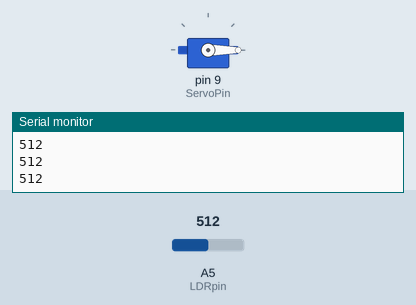
This sketch was run on a simulated Arduino Uno, built with avr-gcc and run on an emulated ATmega328P. On the bench: servo, the last lines printed to the serial monitor. The test bench sets the inputs (shaded band); at power-on: A5 (LDRpin) = 512.

Above: at 7.0 s.
7.1 s: A5 (LDRpin) set to 166
10.1 s: A5 (LDRpin) set to 140
At 10.8 s:
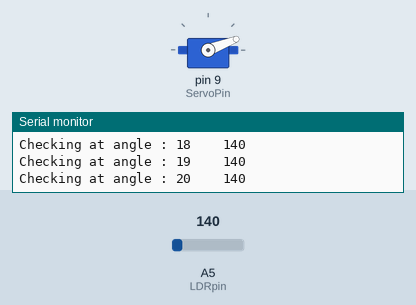
13.1 s: A5 (LDRpin) set to 989
16.1 s: A5 (LDRpin) set to 1006
At 16.1 s:
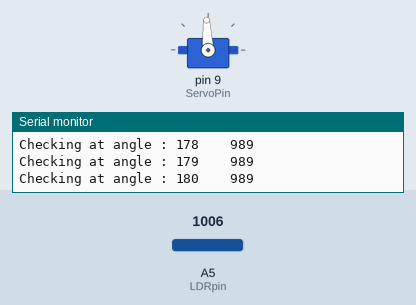
17.6 s: A5 (LDRpin) set to 0
20.6 s: A5 (LDRpin) set to 160
Timing chart, 0 to 23.1 s (numbered marks = the images above; inputs shaded):
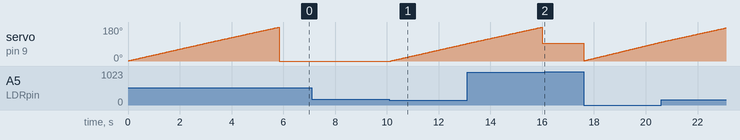

The sketch:

Solar_tracker.ino
```cpp
#define LDRpin A5
#define ServoPin 9
#include<Servo.h>

Servo servo;

int angle = 0;
int intensity = 0;

int maxIntensity = 0;
int maxAngle = 0;

int minIntensity = 150;


void rotateBy(int a)
{
  servo.write(servo.read() + a); // rotate further by 'a' degrees
  intensity = analogRead(A5); // reading intensity at current position
}


void placeAt(int a)
{
  servo.write(a);
}


void checkForHigh()
{
   servo.write(0); // Position at 0 degree

  /* Test Intensity at every angle */
   for (int i=0; i<=180; i++)
   {

      intensity = analogRead(A5); // reading intensity at current position
      angle = servo.read(); // getting servo's current angle ( = i)

      Serial.print("Checking at angle : ");
      Serial.print(i);
      Serial.print("    ");
      Serial.println(intensity);

      placeAt(i);

      intensity = analogRead(A5); // reading intensity at current position
      angle = servo.read(); // getting servo's current angle ( = i)

      if (intensity > maxIntensity)
      {
        // Updating the current maximum value
        maxIntensity = intensity;
        maxAngle = angle;
      }
   }

}


void setup()
{
  Serial.begin(9600);
  servo.attach(ServoPin);

  checkForHigh();
  placeAt(maxAngle);
}


void loop()
{
  delay(100);

  intensity = analogRead(A5); // reading intensity at current position
  Serial.println(intensity);

  if (intensity < minIntensity)
  {
    checkForHigh();
    placeAt(maxAngle);
  }
}
```

Measured:
- the behaviour switches between 150 and 149 on A5 (LDRpin) (found by bisection; images 0 and 1)
- the behaviour switches between 999 and 1000 on A5 (LDRpin) (found by bisection; images 1 and 2)
- after the input at 10.1 s, servo on pin 9 (ServoPin): moves from 0° to 92° over 2.9 s, starting after 0.06 s
- by itself, servo on pin 9 (ServoPin): rises from 1° to 179° in 5.8 s, then falls to 0° in 0.03 s
